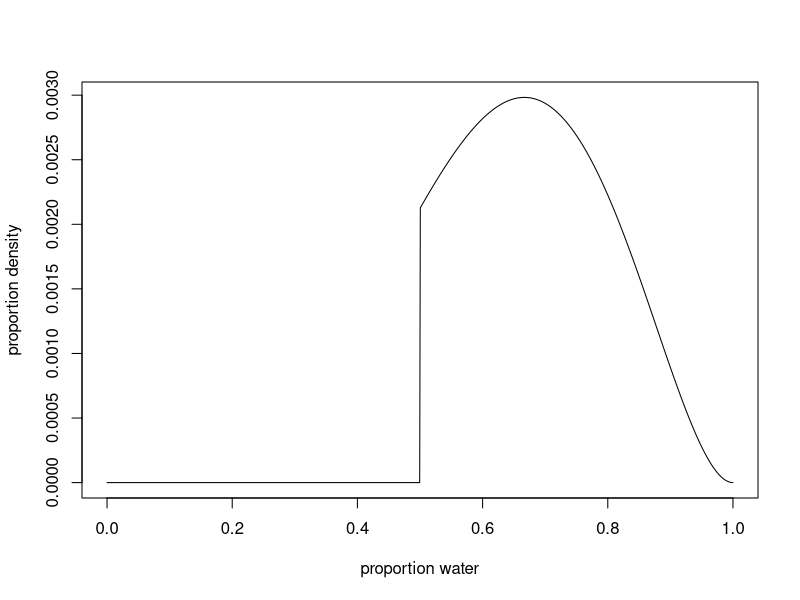

The R script that drew this image: (Note: this script raises an error after producing the figure.)
prior <- c(rep(0,500),rep(1,500))
probabilities <- seq(from=0,to=1,length.out=1000)
res <- dbinom(4,size=6,prob=probabilities)
post <- res*prior
posterior <- post/sum(post)
print(sum(posterior))
plot(probabilities, posterior, type="l" , xlab="proportion water", ylab="proportion density")
samples <- sample(probabilities, prob=posterior, size=10000, replace=TRUE)
PI(samples,prob=0.89)
HPDI(samples,prob=0.89)